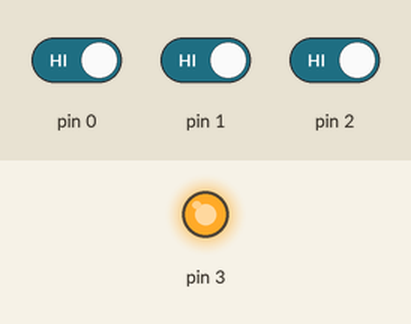
Recording of a sketch running on a simulated Arduino Uno, built with avr-gcc and run on an emulated ATmega328P. Parts: output pins drawn as LEDs (lit = HIGH). Dashed ring = blinking. The inputs (shaded band) are chosen by the test bench; at power-on: pin 2 HIGH, pin 0 HIGH, pin 1 HIGH.

Above: at 1.2 s.
1.3 s: pin 2 driven LOW
At 1.9 s:
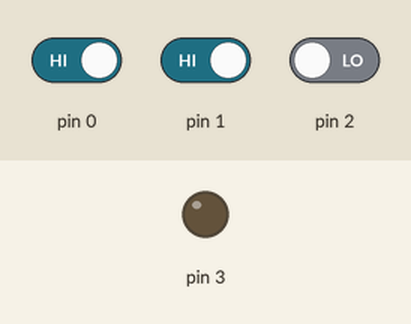
3.0 s: pin 0 driven LOW
At 3.3 s:
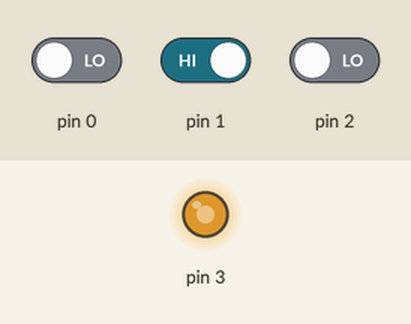
4.5 s: pin 1 driven LOW
At 5.2 s:
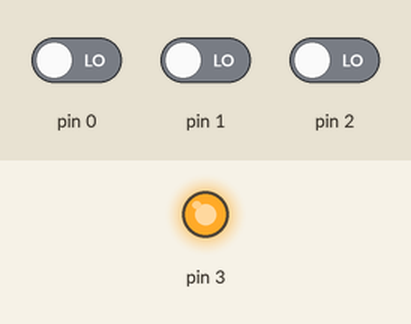
6.0 s: pin 1 driven HIGH
At 6.3 s:
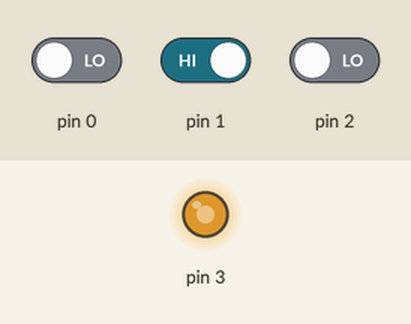
7.5 s: pin 0 driven HIGH
At 8.7 s:
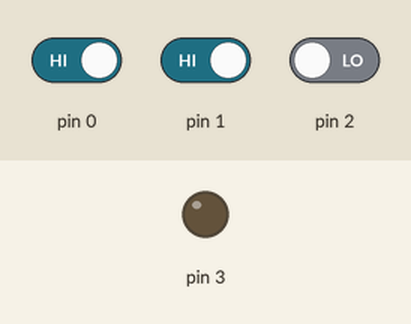
9.0 s: pin 2 driven HIGH
At 9.4 s:
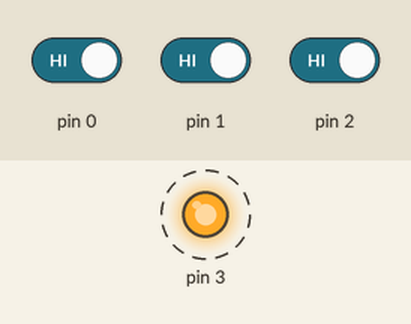
Timing chart, 0 to 14.0 s (numbered marks = the images above; inputs shaded):
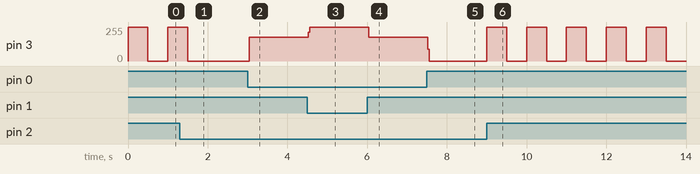

Measured:
- after the input at 1.3 s, pin 3: goes on until 1.5 s, then stays 0/255
- after the input at 3.0 s, pin 3: 0/255 → 178/255 at once
- after the input at 4.5 s, pin 3: 178/255 → 255/255 at once
- after the input at 6.0 s, pin 3: 255/255 → 178/255 at once
- after the input at 7.5 s, pin 3: 178/255 → 0/255 at once
- after the input at 9.0 s, pin 3: alternates 255/255 for 0.50 s and 0/255 for 0.50 s, starting at once

The sketch:

Channel_Encoding.ino
```cpp
void setup() {
  pinMode(0,INPUT);
  pinMode(3,OUTPUT);
  pinMode(1,INPUT);
  pinMode(2,INPUT);
 }

void NRZL()
{
  if(digitalRead(0)==0)
  {
    digitalWrite(3,1);  // 1 means HIGH   0 means LOW
  }
  else
  {
    digitalWrite(3,0);
  }
}

void MANCHESTER(){
  if(digitalRead(0)==0)
  {
    // high to low transition on the center of pulse
    digitalWrite(3,1);
    delay(500); // this means 500 milliseconds
    digitalWrite(3,0);
    delay(500);
  }
  else    /// this is 1
  {
     // low to high transition on the center of pulse
    digitalWrite(3,0);
    delay(500); // this means 500 milliseconds
    digitalWrite(3,1);
    delay(500);
  }

  }

 //0 = no transition; 1 = have transition
void NRZI(){
  digitalWrite(3,0);  //set first value to high

  if(digitalRead(0) == 0)
  {
    //no transition
    if(digitalRead(3) == 0)
      digitalWrite(3, 1);
    else
      digitalWrite(3, 0);
  }
  else
  {
    if(digitalRead(3)==0)
      digitalWrite(3, 0); //transition to high
    else
      digitalWrite(3, 1);
  }
}

//0 = no inversion; 1 = inversion
void DIFFMAN(){
  digitalWrite(3,1);  //assume first value is high

  if(digitalRead(0)==0)
  {
    if(digitalRead(3) == 0)
    {
      //no transition
      digitalWrite(3,1);
      delay(500);
      digitalWrite(3,0);
      delay(500);
    }
    else
    {
      //transition high to low in the middle
      digitalWrite(3,0);  //no inversion
      delay(500);
      digitalWrite(3,1);
      delay(500);
    }
  }
  else
  {
    if(digitalRead(3) == 0)
    {
      //no transition
      digitalWrite(3,0);
      delay(500);
      digitalWrite(3,1);
      delay(500);
    }
    else
    {
      //transition high to low in the middle
      digitalWrite(3,1);  //no inversion
      delay(500);
      digitalWrite(3,0);
      delay(500);
    }
  }
}

void loop() {
  //00 --> NRZL
  if(digitalRead(1)==0 && digitalRead(2)==0)
      NRZL();

  //10 -->MANCHESTER
  if(digitalRead(1)==0 && digitalRead(2)==1)
     MANCHESTER();

  //01 -->NRZI
  if(digitalRead(1)==1 && digitalRead(2)==0)
     NRZI();

  //11  --> DIFFMAN
  if(digitalRead(1)==1 && digitalRead(2)==1)
     DIFFMAN();


 // additional points for BIPOLAR AMI and PSEUDOTERNARY. If you wish to do this, // you need to add 1 3rd bit in the protocol selection pins…
}
```
